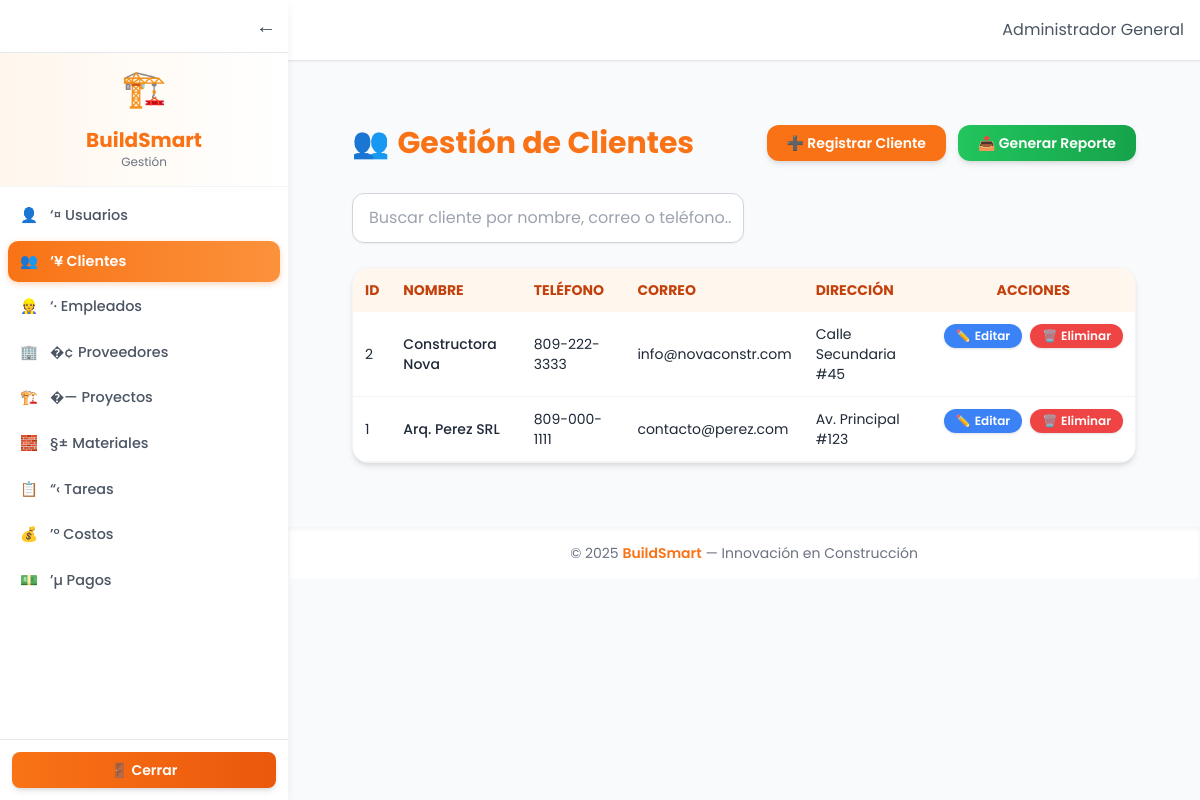
Page /public/index.php?page=clientes (signed in) on the committed database.
### tables this page shows
CREATE TABLE clientes (
  id INT AUTO_INCREMENT PRIMARY KEY,
  nombre VARCHAR(150) NOT NULL,
  cedula VARCHAR(50),
  telefono VARCHAR(50),
  correo VARCHAR(120),
  direccion VARCHAR(255),
  created_at DATETIME DEFAULT CURRENT_TIMESTAMP
);

### app/controllers/ClienteController.php (called while the page is built, shortened)
<?php
require_once __DIR__ . '/../models/ClienteModel.php';
require_once __DIR__ . '/../../core/helpers.php';
function listarClientes() {
    global $pdo;
    $clientes = obtenerClientes($pdo);
    include __DIR__ . '/../views/clientes/listar.php';
}

### app/models/ClienteModel.php (called while the page is built, shortened)
<?php
function obtenerClientes($pdo) {
    $stmt = $pdo->query("SELECT * FROM clientes ORDER BY id DESC");
    return $stmt->fetchAll(PDO::FETCH_ASSOC);
}

### app/views/clientes/tabla.php (the view, shortened to what this page needs)
<table class="w-full text-sm text-left border-collapse">
  <thead class="bg-orange-50 text-orange-700 uppercase font-semibold">
    <tr>
      <th class="p-3">ID</th>
      <th class="p-3">Nombre</th>
      <th class="p-3">Teléfono</th>
      <th class="p-3">Correo</th>
      <th class="p-3">Dirección</th>
      <th class="p-3 text-center">Acciones</th>
    </tr>
  </thead>
  <tbody>
    <?php if (!empty($clientes)): ?>
      <?php foreach ($clientes as $c): ?>
        <tr class="border-b border-gray-100 hover:bg-orange-50 transition">
          <td class="p-3"><?= $c['id'] ?></td>
          <td class="p-3 font-medium"><?= htmlspecialchars($c['nombre']) ?></td>
          <td class="p-3"><?= htmlspecialchars($c['telefono']) ?></td>
          <td class="p-3"><?= htmlspecialchars($c['correo']) ?></td>
          <td class="p-3"><?= htmlspecialchars($c['direccion']) ?></td>
          <td class="p-3 text-center flex justify-center gap-2">
            <a href="index.php?page=clientes/form&id=<?= $c['id'] ?>"
               class="inline-flex items-center gap-1 bg-blue-500 hover:bg-blue-600
                      text-white text-xs font-semibold px-3 py-1 rounded-full shadow transition">
              ✏️ <span>Editar</span>
            </a>
            <a href="index.php?page=clientes/delete&id=<?= $c['id'] ?>"
               onclick="return confirm('¿Seguro que deseas eliminar este cliente?');"
               class="inline-flex items-center gap-1 bg-red-500 hover:bg-red-600
                      text-white text-xs font-semibold px-3 py-1 rounded-full shadow transition">
              🗑️ <span>Eliminar</span>
            </a>
          </td>
        </tr>
      <?php endforeach; ?>
    <?php endif; ?>
  </tbody>
</table>

### app/views/layouts/header.php (style rules this page uses)
body { font-family: 'Poppins', sans-serif; background-color: #f9fafb; color: #1f2937; transition: all .3s ease; }

### rows in the picture
clientes: id "2", nombre "Constructora Nova", telefono "809-222-3333", correo "info@novaconstr.com", direccion "Calle Secundaria #45"
clientes: id "1", nombre "Arq. Perez SRL", telefono "809-000-1111", correo "contacto@perez.com", direccion "Av. Principal #123"

### other values in the picture
explode(" ", $label)[0] "👤"
substr($label, 2) "‘¤ Usuarios"
explode(" ", $label)[0] "👥"
substr($label, 2) "‘¥ Clientes"
explode(" ", $label)[0] "👷"
substr($label, 2) "‘· Empleados"
explode(" ", $label)[0] "🏢"
substr($label, 2) "�¢ Proveedores"
explode(" ", $label)[0] "🏗️"
substr($label, 2) "�—️ Proyectos"
explode(" ", $label)[0] "🧱"
substr($label, 2) "§± Materiales"
explode(" ", $label)[0] "📋"
substr($label, 2) "“‹ Tareas"
explode(" ", $label)[0] "💰"
